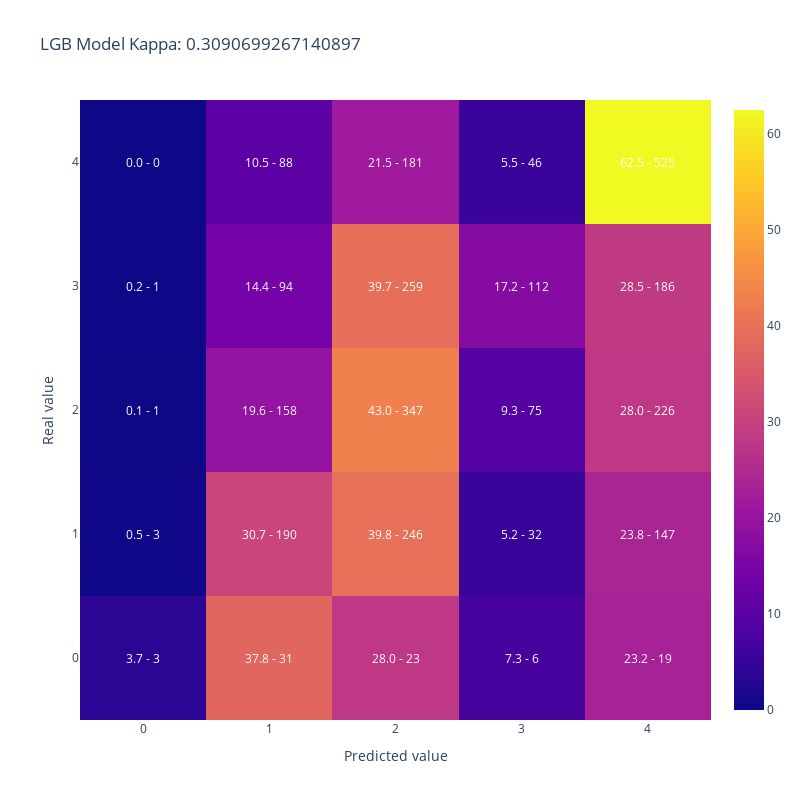

The cell this chart's notebook holds for it:
### Code cell
plot_confusion_matrix(merged_datasets['AdoptionSpeed'],
                      merged_datasets['lgb_pred'], 
                    title = 'LGB Model Kappa: ' + str(cohen_kappa_score(merged_datasets['AdoptionSpeed'],
                                                                    merged_datasets['lgb_pred'], 
                                                                    weights='quadratic')))

### Figure 1 — Plotly figure (JSON) as saved in the notebook; plotly's stock layout.template omitted (floating-point values rounded to 4 significant figures)
{"data": [{"type": "heatmap", "x": [0, 1, 2, 3, 4], "y": [0, 1, 2, 3, 4], "z": [[3.659, 37.8, 28.05, 7.317, 23.17], [0.4854, 30.74, 39.81, 5.178, 23.79], [0.1239, 19.58, 43.0, 9.294, 28.0], [0.1534, 14.42, 39.72, 17.18, 28.53], [0.0, 10.48, 21.55, 5.476, 62.5]]}], "layout": {"annotations": [{"font": {"color": "white"}, "showarrow": false, "text": "3.7 - 3", "x": 0, "xref": "x", "y": 0, "yref": "y"}, {"font": {"color": "white"}, "showarrow": false, "text": "37.8 - 31", "x": 1, "xref": "x", "y": 0, "yref": "y"}, {"font": {"color": "white"}, "showarrow": false, "text": "28.0 - 23", "x": 2, "xref": "x", "y": 0, "yref": "y"}, {"font": {"color": "white"}, "showarrow": false, "text": "7.3 - 6", "x": 3, "xref": "x", "y": 0, "yref": "y"}, {"font": {"color": "white"}, "showarrow": false, "text": "23.2 - 19", "x": 4, "xref": "x", "y": 0, "yref": "y"}, {"font": {"color": "white"}, "showarrow": false, "text": "0.5 - 3", "x": 0, "xref": "x", "y": 1, "yref": "y"}, {"font": {"color": "white"}, "showarrow": false, "text": "30.7 - 190", "x": 1, "xref": "x", "y": 1, "yref": "y"}, {"font": {"color": "white"}, "showarrow": false, "text": "39.8 - 246", "x": 2, "xref": "x", "y": 1, "yref": "y"}, {"font": {"color": "white"}, "showarrow": false, "text": "5.2 - 32", "x": 3, "xref": "x", "y": 1, "yref": "y"}, {"font": {"color": "white"}, "showarrow": false, "text": "23.8 - 147", "x": 4, "xref": "x", "y": 1, "yref": "y"}, {"font": {"color": "white"}, "showarrow": false, "text": "0.1 - 1", "x": 0, "xref": "x", "y": 2, "yref": "y"}, {"font": {"color": "white"}, "showarrow": false, "text": "19.6 - 158", "x": 1, "xref": "x", "y": 2, "yref": "y"}, {"font": {"color": "white"}, "showarrow": false, "text": "43.0 - 347", "x": 2, "xref": "x", "y": 2, "yref": "y"}, {"font": {"color": "white"}, "showarrow": false, "text": "9.3 - 75", "x": 3, "xref": "x", "y": 2, "yref": "y"}, {"font": {"color": "white"}, "showarrow": false, "text": "28.0 - 226", "x": 4, "xref": "x", "y": 2, "yref": "y"}, {"font": {"color": "white"}, "showarrow": false, "text": "0.2 - 1", "x": 0, "xref": "x", "y": 3, "yref": "y"}, {"font": {"color": "white"}, "showarrow": false, "text": "14.4 - 94", "x": 1, "xref": "x", "y": 3, "yref": "y"}, {"font": {"color": "white"}, "showarrow": false, "text": "39.7 - 259", "x": 2, "xref": "x", "y": 3, "yref": "y"}, {"font": {"color": "white"}, "showarrow": false, "text": "17.2 - 112", "x": 3, "xref": "x", "y": 3, "yref": "y"}, {"font": {"color": "white"}, "showarrow": false, "text": "28.5 - 186", "x": 4, "xref": "x", "y": 3, "yref": "y"}, {"font": {"color": "white"}, "showarrow": false, "text": "0.0 - 0", "x": 0, "xref": "x", "y": 4, "yref": "y"}, {"font": {"color": "white"}, "showarrow": false, "text": "10.5 - 88", "x": 1, "xref": "x", "y": 4, "yref": "y"}, {"font": {"color": "white"}, "showarrow": false, "text": "21.5 - 181", "x": 2, "xref": "x", "y": 4, "yref": "y"}, {"font": {"color": "white"}, "showarrow": false, "text": "5.5 - 46", "x": 3, "xref": "x", "y": 4, "yref": "y"}, {"font": {"color": "white"}, "showarrow": false, "text": "62.5 - 525", "x": 4, "xref": "x", "y": 4, "yref": "y"}], "height": 800, "title": {"text": "LGB Model Kappa: 0.3090699267140897"}, "width": 800, "xaxis": {"title": {"text": "Predicted value"}}, "yaxis": {"title": {"text": "Real value"}}}}
